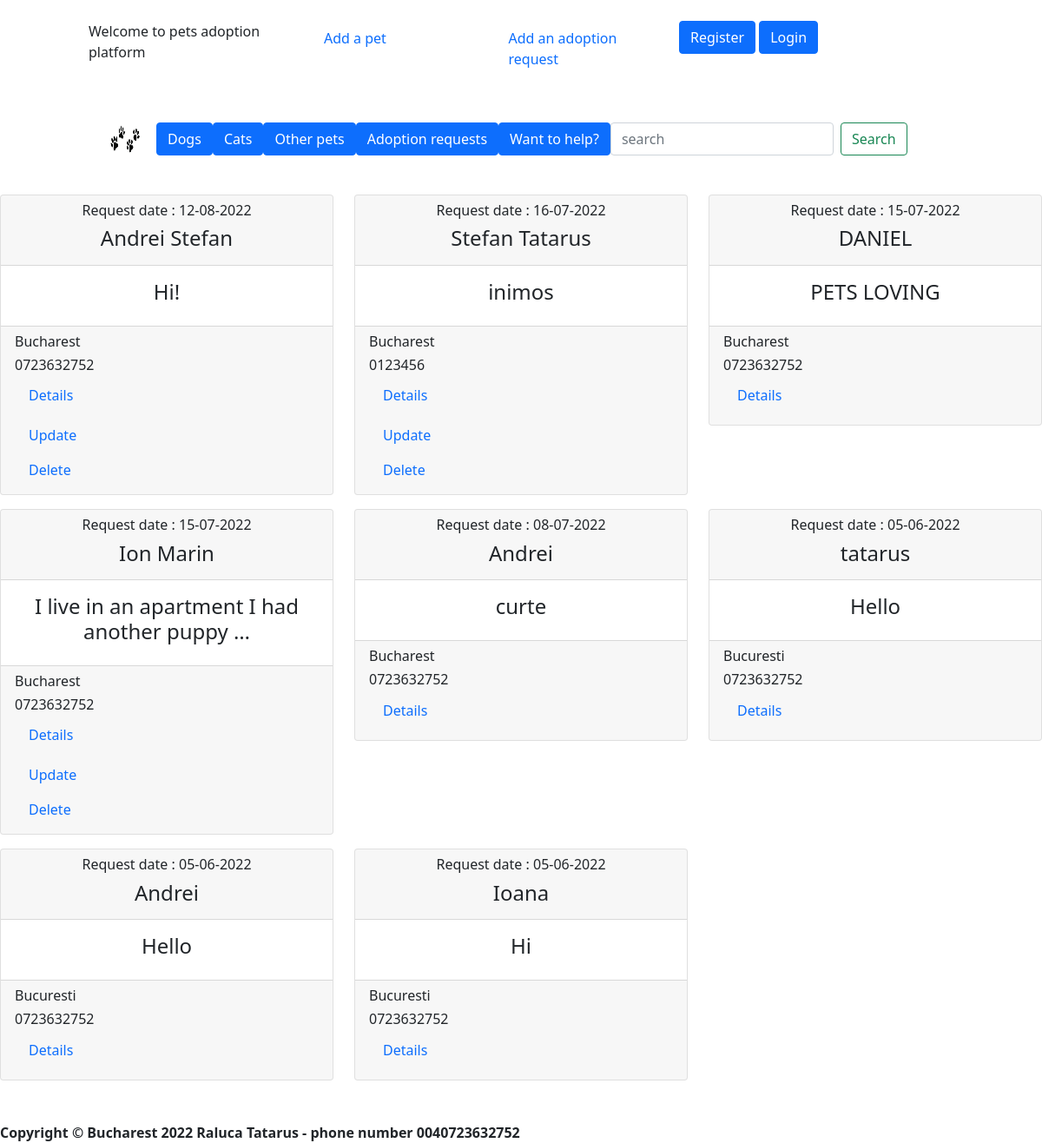
Screenshot of /list_of_adoptionsrequests/ with the database file from the repository.
### adoptionrequest/models.py (models this page shows, shortened)
class Adoptionrequest(models.Model):
    name_of_the_apllicant = models.CharField(max_length=20)
    email_of_the_apllicant = models.EmailField(max_length=200)
    phone_number_of_the_apllicant = models.CharField(max_length=25)
    district_of_the_apllicant = models.CharField(null=True, blank=True, max_length=20)
    city_of_the_apllicant = models.CharField(max_length=20)
    description_of_the_apllicant = models.TextField(max_length=400)
    active_of_the_apllicant = models.BooleanField(default=True)
    date_time_of_the_apllicant = models.DateTimeField(default=timezone.now)
    pet_type = models.CharField(max_length=20)
    poster = models.ForeignKey(User, on_delete=models.CASCADE, null=True, blank=True)

### adoptionrequest/views.py (the view)
# urls.py: path('list_of_adoptionsrequests/', views.AllRequestsListView.as_view(), name='list_of_adoptionsrequests'),
class AllRequestsListView(ListView):
    template_name = 'adoptionrequest/list_of_adoptionrequests.html'
    model = Adoptionrequest
    context_object_name = 'all_requests'
    def get_queryset(self):
        return Adoptionrequest.objects.filter(active_of_the_apllicant=True).order_by('-date_time_of_the_apllicant')

### templates/adoptionrequest/list_of_adoptionrequests.html (shortened to what this page needs)
{% extends 'base.html' %}
{% block content %}
    <div class="container">
        <div class="row">
            {% if all_requests %}
                {% for requests in all_requests %}
                    <div class="col-4 mt-3">
                        <div class="card">
                            <div class="card-header">
                                <h6 class="text-center">Request date : {{ requests.date_time_of_the_apllicant|date:"d-m-Y" }}</h6>
                                <h4 class="text-center">{{ requests.name_of_the_apllicant }}</h4>
                            </div>
                            <div class="card-body">
                            <div class="col-12"><h4 class="text-center">{{ requests.description_of_the_apllicant|truncatechars:44 }}</h4></div>
                            </div>
                            <div class="card-footer">
                                <h6>{{ requests.city_of_the_apllicant }}</h6>
                                <h6>{{ requests.phone_number_of_the_apllicant }}</h6>
                                <a class="nav-link" href="{% url 'details_of_adoptionrequest' requests.id %}"><h6>Details</h6></a>
                                {% if requests.poster == requests.user %}
                                <a class="nav-link" href="{% url 'update_adoptionrequest' requests.id %}">Update</a>
                                <a class="nav-link" href="{% url 'delete_adoptionrequest' requests.id %}">Delete</a>
                                {% endif %}
                            </div>
                        </div>
                    </div>
                {% endfor %}
            {% else %} <h3 class="text-center">No data available</h3>
            {% endif %}
        </div>
    </div>
{% endblock %}

### templates/base.html (shortened to what this page needs)
{% load static %}
<!DOCTYPE html>
<html lang="en">
<head>
    <link href="https://cdn.jsdelivr.net/npm/bootstrap@5.1.3/dist/css/bootstrap.min.css" rel="stylesheet">
    <link rel="stylesheet" href="#">
</head>
<body>
<div class="row no-gutters">
    <div class="col-md-1"></div>
    <div class="col-md-10">
        {% include 'navbar.html' %}
        <br>
        <br>
        {% block content %}
        {% endblock %}
    </div>
</body>
<br><br>
<footer><b>Copyright © Bucharest 2022 Raluca Tatarus  - phone number 0040723632752</b></footer>
</html>

### templates/navbar.html (shortened to what this page needs)
<div>
    <br>
    <div class="row row-center">
        <div class="col col-md-3 ">Welcome to pets adoption platform</div>
        <div class="col col-md-1.5">
            <a class="nav-link" href="{% url 'create_pets' %}">Add a pet</a></div>
        <div class="col col-md-3.5">
            <a class="nav-link active" aria-current="page" href="{% url 'create_adoptionrequest' %}"> Add an adoption
                request</a>
        </div>
        <div class="col col-md-4 ">
            {% if request.user.is_authenticated %}
                <a class="btn btn-primary" href="{% url 'logout' %}" role="button">Logout</a>
            {% else %}
                <a class="btn btn-primary" href="{% url 'create_new_account' %}" role="button">Register</a>
                <a class="btn btn-primary" href="{% url 'login' %}" role="button">Login</a>
            {% endif %}
        </div>
    </div>
    </div>
    <br>
</div>
<br>
<br>
<nav class="navbar navbar-expand-lg black">
    <div class="container-fluid">
        <a class="navbar-brand" href="#">
            <img src="../static/vecteezy_dog-and-cat-paw-prints-collection-paw-icon-set-black-icon_5689667.jpg" alt=""
                 width="40" height="40">
        </a>
        <div class="collapse navbar-collapse" id="navbarNavAltMarkup">
            <div class="navbar-nav">
                <form action="{% url 'pets_list' %}">
                    <button name="dog" class="btn btn-primary" type="submit"> Dogs</button>
                </form>
                <form action="{% url 'pets_list' %}">
                    <button name="cat" class="btn btn-primary" type="submit"> Cats</button>
                </form>
                <form action="{% url 'pets_list' %}">
                    <button name="other" class="btn btn-primary" type="submit"> Other pets</button>
                </form>
                <a class="btn btn-primary" href="{% url 'list_of_adoptionsrequests' %}">Adoption requests</a>
                <a class="btn btn-primary" href="{% url 'want_to_help' %}">Want to help?</a>
                <form class="d-flex" method="POST", action="{% url 'search' %}">
                    <input class="form-control me-2" type="search" placeholder="search" aria-label="Search" name="searched">
                    <button class="btn btn-outline-success" type="submit">Search</button>
                </form>
            </div>
        </div>
    </div>
</nav>
<br>
<br>

### rows the page displays
Adoptionrequest: date_time_of_the_apllicant "12-08-2022", name_of_the_apllicant "Andrei Stefan", description_of_the_apllicant "Hi!", city_of_the_apllicant "Bucharest", phone_number_of_the_apllicant "0723632752", shows "Update"
Adoptionrequest: date_time_of_the_apllicant "16-07-2022", name_of_the_apllicant "Stefan Tatarus", description_of_the_apllicant "inimos", city_of_the_apllicant "Bucharest", phone_number_of_the_apllicant "0123456", shows "Update"
Adoptionrequest: date_time_of_the_apllicant "15-07-2022", name_of_the_apllicant "DANIEL", description_of_the_apllicant "PETS LOVING", city_of_the_apllicant "Bucharest", phone_number_of_the_apllicant "0723632752"
Adoptionrequest: date_time_of_the_apllicant "15-07-2022", name_of_the_apllicant "Ion Marin", description_of_the_apllicant "I live in an apartment I had another puppy …", city_of_the_apllicant "Bucharest", phone_number_of_the_apllicant "0723632752", shows "Update"
Adoptionrequest: date_time_of_the_apllicant "08-07-2022", name_of_the_apllicant "Andrei", description_of_the_apllicant "curte", city_of_the_apllicant "Bucharest", phone_number_of_the_apllicant "0723632752"
Adoptionrequest: date_time_of_the_apllicant "05-06-2022", name_of_the_apllicant "tatarus", description_of_the_apllicant "Hello", city_of_the_apllicant "Bucuresti", phone_number_of_the_apllicant "0723632752"
Adoptionrequest: date_time_of_the_apllicant "05-06-2022", name_of_the_apllicant "Andrei", description_of_the_apllicant "Hello", city_of_the_apllicant "Bucuresti", phone_number_of_the_apllicant "0723632752"
Adoptionrequest: date_time_of_the_apllicant "05-06-2022", name_of_the_apllicant "Ioana", description_of_the_apllicant "Hi", city_of_the_apllicant "Bucuresti", phone_number_of_the_apllicant "0723632752"
